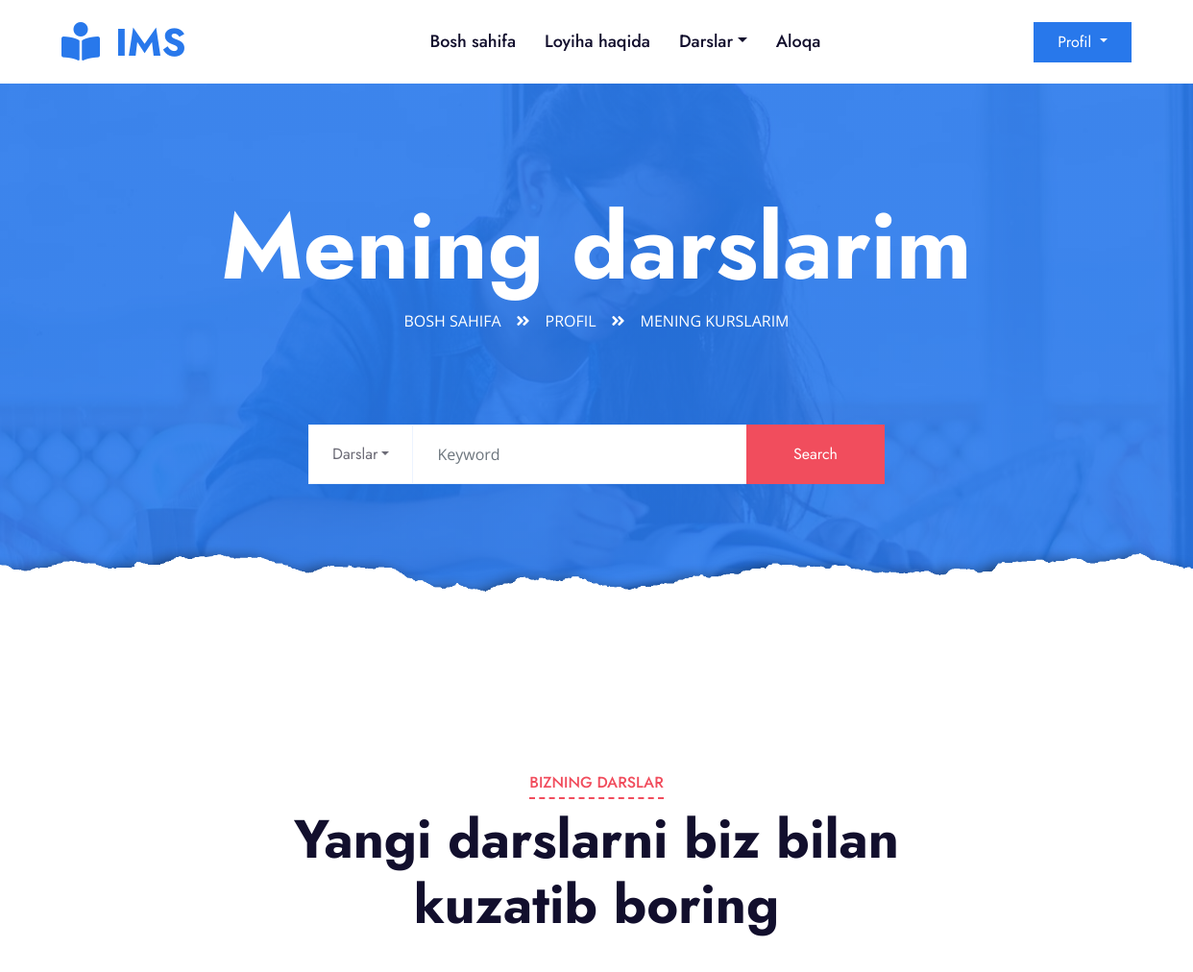
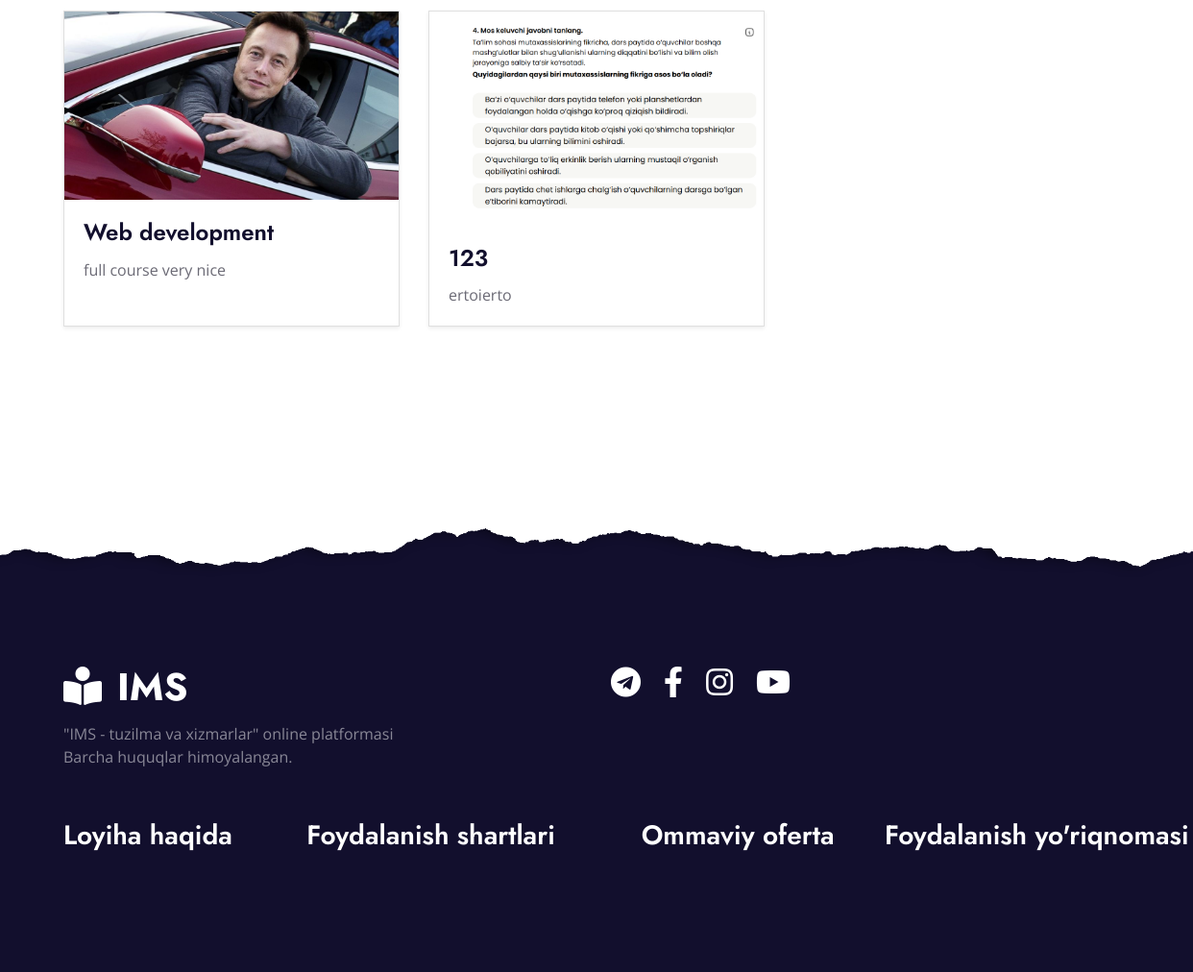
Screenshot of /mycourse/ (signed in) with the database file from the repository (2 pictures, top to bottom).
### users/models.py (models this page shows, shortened)
class Course(models.Model):
    title = models.CharField(max_length=200)
    description = models.TextField()
    instructor = models.CharField(max_length=100)
    rating = models.FloatField()
    image = models.ImageField(upload_to='courses/')
    created_at = models.DateTimeField(auto_now_add=True)
    enrolled_users = models.ManyToManyField(User, related_name='my_courses', blank=True)

### users/views.py (the view)
# urls.py: path('mycourse/', views.mycourse, name='mycourse'),
@login_required
def mycourse(request):
    my_courses = request.user.my_courses.all()  # Fetch courses added by the user
    return render(request, 'mycourse.html', {'my_courses': my_courses})

### users/templates/mycourse.html (shortened to what this page needs)
{% load static %}
<!DOCTYPE html>
<html lang="en">
<head>
    <link href="https://cdnjs.cloudflare.com/ajax/libs/font-awesome/5.10.0/css/all.min.css" rel="stylesheet">
    <link href="{% static 'lib/owlcarousel/assets/owl.carousel.min.css' %}" rel="stylesheet">
    <link href="{% static 'css/style.css' %}" rel="stylesheet">
</head>
<body>
    <div class="container-fluid p-0">
        <nav class="navbar navbar-expand-lg bg-white navbar-light py-3 py-lg-0 px-lg-5">
            <a href="{% url 'index' %}" class="navbar-brand ml-lg-3">
                <h1 class="m-0 text-uppercase text-primary"><i class="fa fa-book-reader mr-3"></i>IMS</h1>
            </a>
            <div class="collapse navbar-collapse justify-content-between px-lg-3" id="navbarCollapse">
                <div class="navbar-nav mx-auto py-0">
                    <a href="{% url 'index' %}" class="nav-item nav-link">Bosh sahifa</a>
                    <a href="{% url 'about' %}" class="nav-item nav-link">Loyiha haqida</a>
                    <div class="nav-item dropdown">
                        <a href="#" class="nav-link dropdown-toggle" data-toggle="dropdown" aria-expanded="false">Darslar</a>
                    </div>
                    <a href="{% url 'contact' %}" class="nav-item nav-link">Aloqa</a>
                </div>
                {% if user.is_authenticated %}
                <div class="dropdown">
                    <a class="btn btn-primary dropdown-toggle py-2 px-4 d-none d-lg-block" href="#" role="button" id="userDropdown" data-toggle="dropdown" aria-haspopup="true" aria-expanded="false">
                        Profil
                    </a>
                </div>
                {% else %}
                    <a href="{% url 'login' %}" class="btn btn-primary py-2 px-4 d-none d-lg-block">Kirish</a>
                {% endif %}
            </div>
        </nav>
    </div>
    <div class="jumbotron jumbotron-fluid page-header position-relative overlay-bottom" style="margin-bottom: 90px;">
        <div class="container text-center py-5">
            <h1 class="text-white display-1">Mening darslarim</h1>
            <div class="d-inline-flex text-white mb-5">
                <p class="m-0 text-uppercase"><a class="text-white" href="{% url 'index' %}">Bosh sahifa</a></p>
                <i class="fa fa-angle-double-right pt-1 px-3"></i>
                <p class="m-0 text-uppercase">Profil</p>
                <i class="fa fa-angle-double-right pt-1 px-3"></i>
                <p class="m-0 text-uppercase">Mening kurslarim</p>
            </div>
        </div>
        <div class="mx-auto mb-5" style="width: 100%; max-width: 600px;">
            <form method="get" action="{% url 'course' %}">
                <div class="input-group">
                    <div class="input-group-prepend">
                        <button class="btn btn-outline-light bg-white text-body px-4 dropdown-toggle" type="button" data-toggle="dropdown" aria-haspopup="true" aria-expanded="false">Darslar</button>
                    </div>
                    <input type="text" class="form-control border-light" style="padding: 30px 25px;" placeholder="Keyword">
                    <div class="input-group-append">
                        <button class="btn btn-secondary px-4 px-lg-5">Search</button>
                    </div>
                </div>
            </form>
        </div>
    </div>
    <div class="container-fluid py-5">
        <div class="container py-5">
            <div class="row mx-0 justify-content-center">
                <div class="col-lg-8">
                    <div class="section-title text-center position-relative mb-5">
                        <h6 class="d-inline-block position-relative text-secondary text-uppercase pb-2">Bizning darslar</h6>
                        <h1 class="display-4">Yangi darslarni biz bilan kuzatib boring</h1>
                    </div>
                </div>
            </div>
            <div class="row">
                {% for course in my_courses %}
                <div class="col-lg-4 col-md-6 pb-4">
                    <div class="card h-100 shadow-sm">
                        <img class="card-img-top" src="{{ course.image.url }}" alt="{{ course.title }}">
                        <div class="card-body">
                            <h4 class="card-title"><a href="{% url 'course_detail' course.pk %}" class="text-dark">{{ course.title }}</a></h4>
                            <p class="card-text">{{ course.description|truncatewords:15 }}</p>
                        </div>
                    </div>
                </div>
                {% empty %}
                <p>No courses added yet.</p>
                {% endfor %}
            </div>
        </div>
    </div>
    <div class="container-fluid position-relative overlay-top bg-dark text-white-50 py-5" style="margin-top: 90px;">
        <div class="container mt-5 pt-5">
            <div class="row">
                <div class="col-md-6 mb-5">
                    <a href="{% url 'index' %}" class="navbar-brand">
                        <h1 class="mt-n2 text-uppercase text-white"><i class="fa fa-book-reader mr-3"></i>IMS</h1>
                    </a>
                    <p class="m-0">"IMS - tuzilma va xizmarlar" online platformasi <br>
                        Barcha huquqlar himoyalangan.</p>
                </div>
                <div class="col-md-6 mb-5">
                    <div class="d-flex justify-content-start">
                        <a class="text-white mr-4" href="#"><i class="fab fa-2x fa-telegram"></i></a>
                        <a class="text-white mr-4" href="#"><i class="fab fa-2x fa-facebook-f"></i></a>
                        <a class="text-white mr-4" href="#"><i class="fab fa-2x fa-instagram"></i></a>
                        <a class="text-white" href="#"><i class="fab fa-2x fa-youtube"></i></a>
                    </div>
                </div>
            </div>
            <div class="row justify-content-between">
                <div class="col-lg-2 col-md-6 mb-5">
                    <a href="#" class="navbar-brand">
                        <h3 class="text-white mb-4">Loyiha haqida</h3>
                    </a>
                </div>
                <div class="col-lg-3 col-md-6 mb-5">
                    <a href="#" class="navbar-brand">
                        <h3 class="text-white mb-4 ">Foydalanish shartlari</h3>
                    </a>
                </div>
                <div class="col-lg-2 col-md-6 mb-5">
                    <a href="#" class="navbar-brand">
                        <h3 class="text-white mb-4">Ommaviy oferta</h3>
                    </a>
                </div>
                <div class="col-lg-3 col-md-6 mb-5">
                    <a href="#" class="navbar-brand">
                        <h3 class="text-white mb-4">Foydalanish yo'riqnomasi
                        </h3>
                    </a>
                </div>
            </div>
        </div>
    </div>
</body>
</html>

### rows the page displays
Course: image (picture), title "Web development", description "full course very nice"
Course: image (picture), title "123", description "ertoierto"
